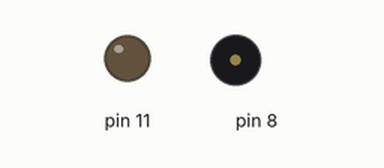
Recording of a sketch running on a simulated Arduino Uno, built with avr-gcc and run on an emulated ATmega328P. On the bench: output pins drawn as LEDs (lit = HIGH), buzzer (waves = sounding). Pins used as bus, display or sensor lines are not drawn.

Above: at 1.4 s.
At 7.88 s:
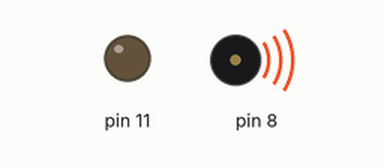
At 14.77 s:
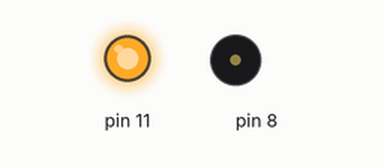
Timing chart, 0 to 15.1 s (numbered marks = the images above):
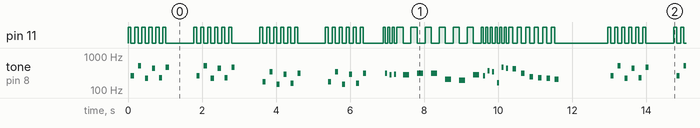

Measured:
- by itself, pin 11: moves between LOW and HIGH, repeating every 13.0 s
- by itself, tone on pin 8: plays 262 Hz for 0.08 s, 523 Hz for 0.08 s, 220 Hz for 0.08 s, 440 Hz for 0.08 s, 233 Hz for 0.08 s, 466 Hz for 0.08 s … (452 notes in this stretch)

The sketch:

muziekje.ino
```cpp
#include "pitches.h"

int melody[] = {
  NOTE_C4, NOTE_C5, NOTE_A3, NOTE_A4,
  NOTE_AS3, NOTE_AS4, 0,
  0,
  NOTE_C4, NOTE_C5, NOTE_A3, NOTE_A4,
  NOTE_AS3, NOTE_AS4, 0,
  0,
  NOTE_F3, NOTE_F4, NOTE_D3, NOTE_D4,
  NOTE_DS3, NOTE_DS4, 0,
  0,
  NOTE_F3, NOTE_F4, NOTE_D3, NOTE_D4,
  NOTE_DS3, NOTE_DS4, 0,
  0, NOTE_DS4, NOTE_CS4, NOTE_D4,
  NOTE_CS4, NOTE_DS4,
  NOTE_DS4, NOTE_GS3,
  NOTE_G3, NOTE_CS4,
  NOTE_C4, NOTE_FS4, NOTE_F4, NOTE_E3, NOTE_AS4, NOTE_A4,
  NOTE_GS4, NOTE_DS4, NOTE_B3,
  NOTE_AS3, NOTE_A3, NOTE_GS3,
  0, 0, 0
};

int noteDurations[] = {
  12, 12, 12, 12,
  12, 12, 6,
  3,
  12, 12, 12, 12,
  12, 12, 6,
  3,
  12, 12, 12, 12,
  12, 12, 6,
  3,
  12, 12, 12, 12,
  12, 12, 6,
  6, 18, 18, 18,
  6, 6,
  6, 6,
  6, 6,
  18, 18, 18, 18, 18, 18,
  10, 10, 10,
  10, 10, 10,
  3, 3, 3
};

void setup() {
  // put your setup code here, to run once:
  pinMode(8, OUTPUT);
  pinMode(11, OUTPUT);
}

void loop() {
  // put your main code here, to run repeatedly:
  int size = sizeof(melody) / sizeof(int);
   for (int thisNote = 0; thisNote < size; thisNote++) {
    int noteDuration = 1000 / noteDurations[thisNote];
    buzz(8, melody[thisNote], noteDuration);
    tone(8, melody[thisNote], noteDuration);
    int pauseBetweenNotes = noteDuration * 1.30;
    delay(pauseBetweenNotes);
    noTone(8);
   }
}

void buzz(int targetPin, long frequency, long length) {
  digitalWrite(11, HIGH);
  long delayValue = 1000000 / frequency / 2; // calculate the delay value between transitions
  //// 1 second's worth of microseconds, divided by the frequency, then split in half since
  //// there are two phases to each cycle
  long numCycles = frequency * length / 1000; // calculate the number of cycles for proper timing
  //// multiply frequency, which is really cycles per second, by the number of seconds to
  //// get the total number of cycles to produce
  for (long i = 0; i < numCycles; i++) { // for the calculated length of time...
    digitalWrite(targetPin, HIGH); // write the buzzer pin high to push out the diaphram
    delayMicroseconds(delayValue); // wait for the calculated delay value
    digitalWrite(targetPin, LOW); // write the buzzer pin low to pull back the diaphram
    delayMicroseconds(delayValue); // wait again or the calculated delay value
  }
  digitalWrite(11, LOW);
}
```
